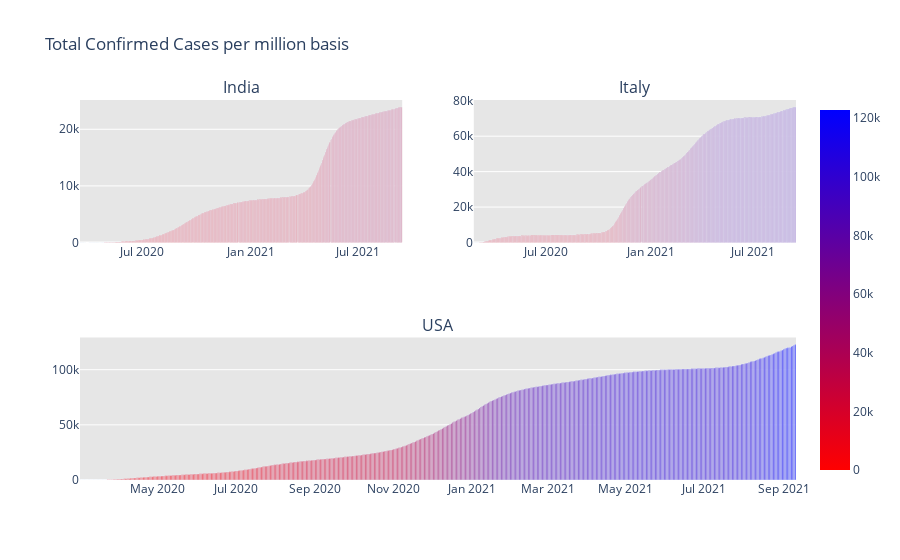

This figure's notebook cell:
### Markdown cell above
## Comparing the covid cases around the world in millions

### Code cell
from plotly.subplots import make_subplots
fig = make_subplots(rows=2, cols=2,specs=[[{},{}],[{"colspan":2},None]],
                   subplot_titles=("India","Italy","USA","JPY"))

fig.add_trace(go.Bar(x=dbd_India['Date'],y=dbd_India['Positive'],
                    marker = dict(color=dbd_India['Positive'],coloraxis='coloraxis')),1,1)

fig.add_trace(go.Bar(x=dbd_Italy['Date'],y=dbd_Italy['Positive'],
                 
                     marker = dict(color=dbd_Italy['Positive'],coloraxis='coloraxis')),1,2)

#fig.add_trace(go.Bar(x=dbd_JPY['Date'],y=dbd_JPY['Positive'],
 #                   marker = dict(color=dbd_JPY['Positive'],coloraxis='coloraxis')),2,1)

fig.add_trace(go.Bar(x=dbd_USA['Date'],y=dbd_USA['Positive'],
                    marker = dict(color=dbd_USA['Positive'],coloraxis='coloraxis')),2,1)

fig.update_layout(coloraxis=dict(colorscale='Bluered_r'),showlegend=False,title_text="Total Confirmed Cases per million basis")
fig.update_layout(plot_bgcolor='rgb(230,230,230)')
fig.show()

### Figure 1 — Plotly figure (JSON) as saved in the notebook; plotly's stock layout.template omitted (floating-point values rounded to 4 significant figures; data arrays with more than 128 entries replaced by an {"elided": "..."} marker saying what was removed)
{"data": [{"marker": {"color": {"elided": "533 float values"}, "coloraxis": "coloraxis"}, "type": "bar", "x": {"elided": "533 str values"}, "xaxis": "x", "y": {"elided": "533 float values"}, "yaxis": "y"}, {"marker": {"color": {"elided": "567 float values"}, "coloraxis": "coloraxis"}, "type": "bar", "x": {"elided": "567 str values"}, "xaxis": "x2", "y": {"elided": "567 float values"}, "yaxis": "y2"}, {"marker": {"color": {"elided": "558 float values"}, "coloraxis": "coloraxis"}, "type": "bar", "x": {"elided": "558 str values"}, "xaxis": "x3", "y": {"elided": "558 float values"}, "yaxis": "y3"}], "layout": {"annotations": [{"font": {"size": 16}, "showarrow": false, "text": "India", "x": 0.225, "xanchor": "center", "xref": "paper", "y": 1, "yanchor": "bottom", "yref": "paper"}, {"font": {"size": 16}, "showarrow": false, "text": "Italy", "x": 0.775, "xanchor": "center", "xref": "paper", "y": 1, "yanchor": "bottom", "yref": "paper"}, {"font": {"size": 16}, "showarrow": false, "text": "USA", "x": 0.5, "xanchor": "center", "xref": "paper", "y": 0.375, "yanchor": "bottom", "yref": "paper"}], "coloraxis": {"colorscale": [[0, "rgb(255,0,0)"], [1, "rgb(0,0,255)"]]}, "plot_bgcolor": "rgb(230,230,230)", "showlegend": false, "title": {"text": "Total Confirmed Cases per million basis"}, "xaxis": {"anchor": "y", "domain": [0, 0.45]}, "xaxis2": {"anchor": "y2", "domain": [0.55, 1]}, "xaxis3": {"anchor": "y3", "domain": [0, 1]}, "yaxis": {"anchor": "x", "domain": [0.625, 1]}, "yaxis2": {"anchor": "x2", "domain": [0.625, 1]}, "yaxis3": {"anchor": "x3", "domain": [0, 0.375]}}}
